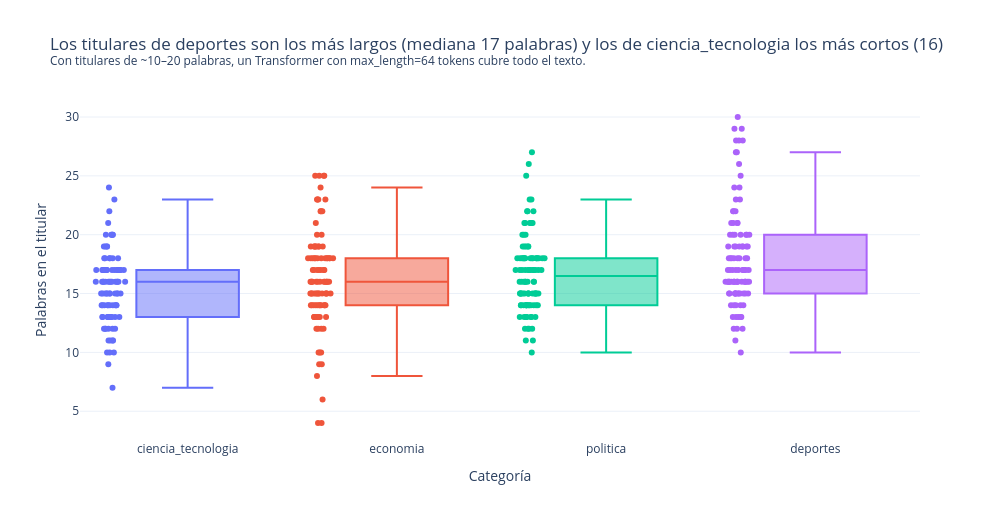

Notebook source saved alongside this figure:
### Markdown cell above
### Gráfico 2 — Longitud de los titulares por categoría

### Code cell
medianas = df.groupby("etiqueta")["n_palabras"].median().sort_values()
titulo = (f"Los titulares de {medianas.index[-1]} son los más largos (mediana {medianas.iloc[-1]:.0f} palabras) "
          f"y los de {medianas.index[0]} los más cortos ({medianas.iloc[0]:.0f})"
          "<br><sup>Con titulares de ~10–20 palabras, un Transformer con max_length=64 tokens cubre todo el texto.</sup>")
fig = px.box(df, x="etiqueta", y="n_palabras", color="etiqueta", points="all",
             category_orders={"etiqueta": list(medianas.index)}, hover_data=["titular"],
             labels={"n_palabras": "Palabras en el titular", "etiqueta": "Categoría"}, title=titulo)
fig.update_layout(showlegend=False)
fig.show()
